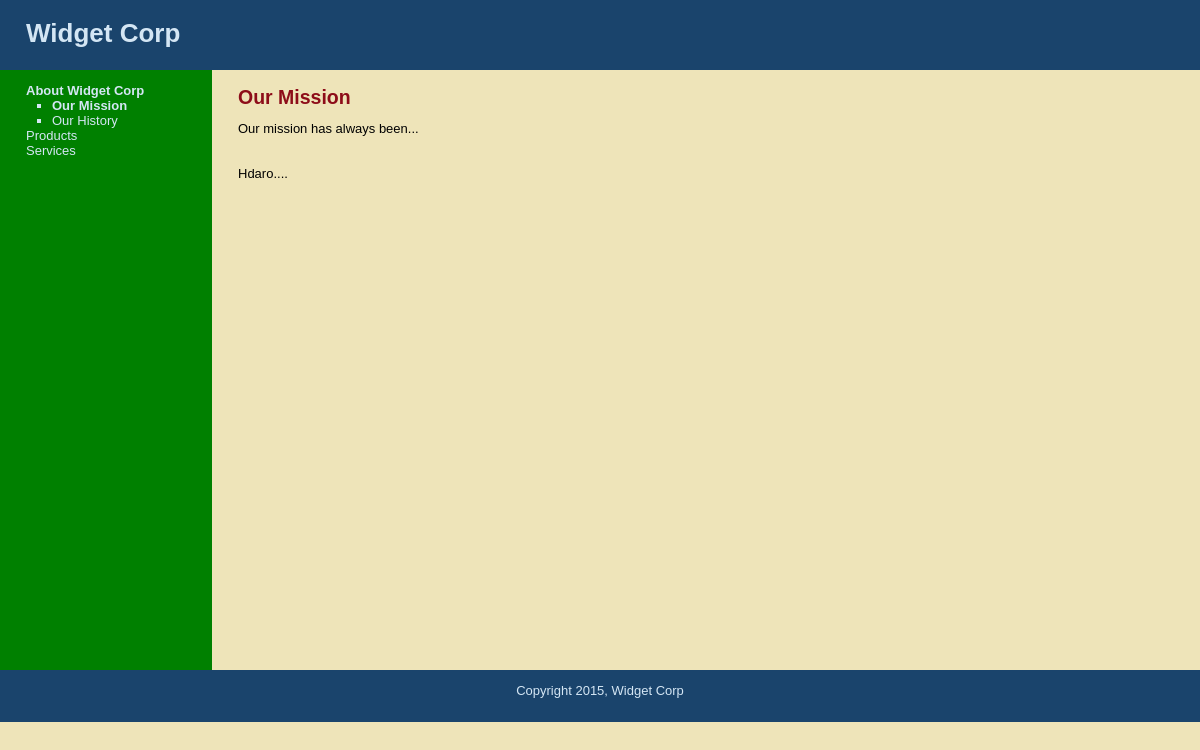
Page /index.php?subject=1 on the committed database.
### tables this page shows
CREATE TABLE IF NOT EXISTS `subjects` (
  `id` int(11) NOT NULL AUTO_INCREMENT,
  `menu_name` varchar(30) NOT NULL,
  `position` int(3) NOT NULL,
  `visible` tinyint(1) NOT NULL,
  PRIMARY KEY (`id`)
);

CREATE TABLE IF NOT EXISTS `pages` (
  `id` int(11) NOT NULL AUTO_INCREMENT,
  `subject_id` int(11) NOT NULL,
  `menu_name` varchar(30) NOT NULL,
  `position` int(3) NOT NULL,
  `visible` tinyint(1) NOT NULL,
  `content` text NOT NULL,
  PRIMARY KEY (`id`),
  KEY `subject_id` (`subject_id`)
);

### public/index.php (the view, shortened to what this page needs)
<?php require_once("../includes/db_connection.php"); ?>
<?php require_once("../includes/functions.php"); ?>
<?php include("../includes/layouts/header.php"); ?>
<?php find_selected_page(true); ?>
<div id="main">
	<div id="navigation">
		<?php echo public_navigation($current_subject, $current_page); ?>
	</div>
	<div id="page">
		<?php if ($current_page) { ?>
			<h2><?php echo htmlentities($current_page['menu_name']); ?></h2>
			<?php echo nl2br(htmlentities($current_page['content'])); ?>
		<?php } else { ?>
			<p>Welcome</p>
		<?php } ?>
	</div>
</div>
<?php include("../includes/layouts/footer.php"); ?>

### includes/functions.php (shortened to what this page needs)
<?php
	function find_all_subjects($public = true) {
		global $connection;
		$query = "SELECT * ";
		$query .= "FROM subjects ";
		if ($public) {
			$query .= "WHERE visible = 1 ";
		}
		$query .= "ORDER BY position ASC";
		$subject_set = mysqli_query($connection, $query);
		return $subject_set;
	}
	function find_pages_for_subject($subject_id, $public = true) {
		global $connection;
		$safe_subject_id = mysqli_real_escape_string($connection, $subject_id);
		$query = "SELECT * ";
		$query .= "FROM pages ";
		$query .= "WHERE subject_id = {$safe_subject_id} ";
		if ($public) {
			$query .= "AND visible = 1 ";
		}
		$query .= "ORDER BY position ASC";
		$page_set = mysqli_query($connection, $query);
		return $page_set;
	}
	function find_subject_by_id($subject_id, $public = true) {
		global $connection;
		$safe_subject_id = mysqli_real_escape_string($connection, $subject_id);
		$query = "SELECT * ";
		$query .= "FROM subjects ";
		$query .= "WHERE id = {$safe_subject_id} ";
		if ($public) {
			$query .= "AND visible = 1 ";
		}
		$query .= "LIMIT 1";
		$subject_set = mysqli_query($connection, $query);
		$subject = mysqli_fetch_assoc($subject_set);
		if ($subject)
			return $subject;
		else
			return null;
	}
	function find_default_page_for_subject($subject_id) {
		$page_set = find_pages_for_subject($subject_id);
		if ($first_page = mysqli_fetch_assoc($page_set)) {
			return $first_page;
		} else {
			return null;
		}
	}
	function find_selected_page($public = false) {
		if (isset($_GET['subject'])) {
			$current_subject = find_subject_by_id($_GET['subject'], $public);
			if ($current_subject && $public) {
				$current_page = find_default_page_for_subject($current_subject['id']);
			} else {
				$current_page = null;
			}
		} elseif (isset($_GET['page'])) {
			$current_page = find_page_by_id($_GET['page'], $public);
			$current_subject = null;
		} else {
			$current_subject = null;
			$current_page = null;
		}
	}
	function public_navigation($subject_array, $page_array) {
		$output = "<ul class=\"subjects\">";
		$subject_set = find_all_subjects();
		while ($subject = mysqli_fetch_assoc($subject_set)) {
			$output .= "<li";
			if ($subject_array && $subject_array['id'] === $subject['id']) {
				$output .= " class=\"selected\"";
			}
				$output .= ">";
			$output .= "<a href=\"index.php?subject=";
			$output .= urlencode($subject['id']);
			$output .= "\" >";
			$output .= htmlentities($subject['menu_name']);
			$output .= "</a>";
			if ($subject_array['id'] == $subject['id'] || $page_array['subject_id'] == $subject['id']) {
				$page_set = find_pages_for_subject($subject['id']);
					$output .= "<ul class=\"pages\">";
						while ($page = mysqli_fetch_assoc($page_set)) {
							$output .= "<li";
							if ($page_array && $page_array['id'] === $page['id']) {
								$output .= " class=\"selected\"";
							}
							$output .= ">";
							$output .= "<a href=\"index.php?page=";
							$output .=  urlencode($page['id']);
							$output .="\" >";
							$output .= htmlentities($page['menu_name']);
							$output .= "</a>";
						$output .= "</li>";
						}
						$output .= "</ul>";
				}
				$output .= "</li>";
			}
		$output .= "</ul>";
		return $output;
	}
?>

### public/stylesheets/public.css (style rules this page uses)
html { height: 100%; width: 100%; }
body { width: 100%; height: 100%; margin: 0px; padding: 0px; border: 0px; font-family: Verdana, Arial, Helvetica, sans-serif; background: #EEE4B9; font-size: 13px; line-height: 15px; }
a { color: #8D0D19; }
#main { margin: 0px; padding: 0px; height: 600px; width: 100%; background: #EEE4B9; }
#navigation { float: left; width: 160px; height: 100%; margin: 0; padding: 0 2em; color: #D4E6F4; background: green; }
#navigation a { color: #D4E6F4; text-decoration: none; }
ul.subjects { margin: 1em 0; padding-left: 0; list-style: none; }
ul.pages { padding-left: 2em; list-style: square; font-weight: normal; }
.selected { font-weight: bold; }
#page { float: left; height: 100%; padding-left: 2em; vertical-align: top; background: #EEE4B9; }
#page h2 { color: #8D0D19; margin-top: 1em; }

### rows in the picture
subjects: value "About Widget Corp"
pages: value "Our Mission", menu_name "Our Mission", content "Our mission has always been... Hdaro...."
pages: value "Our History"
subjects: value "Products"
subjects: value "Services"
